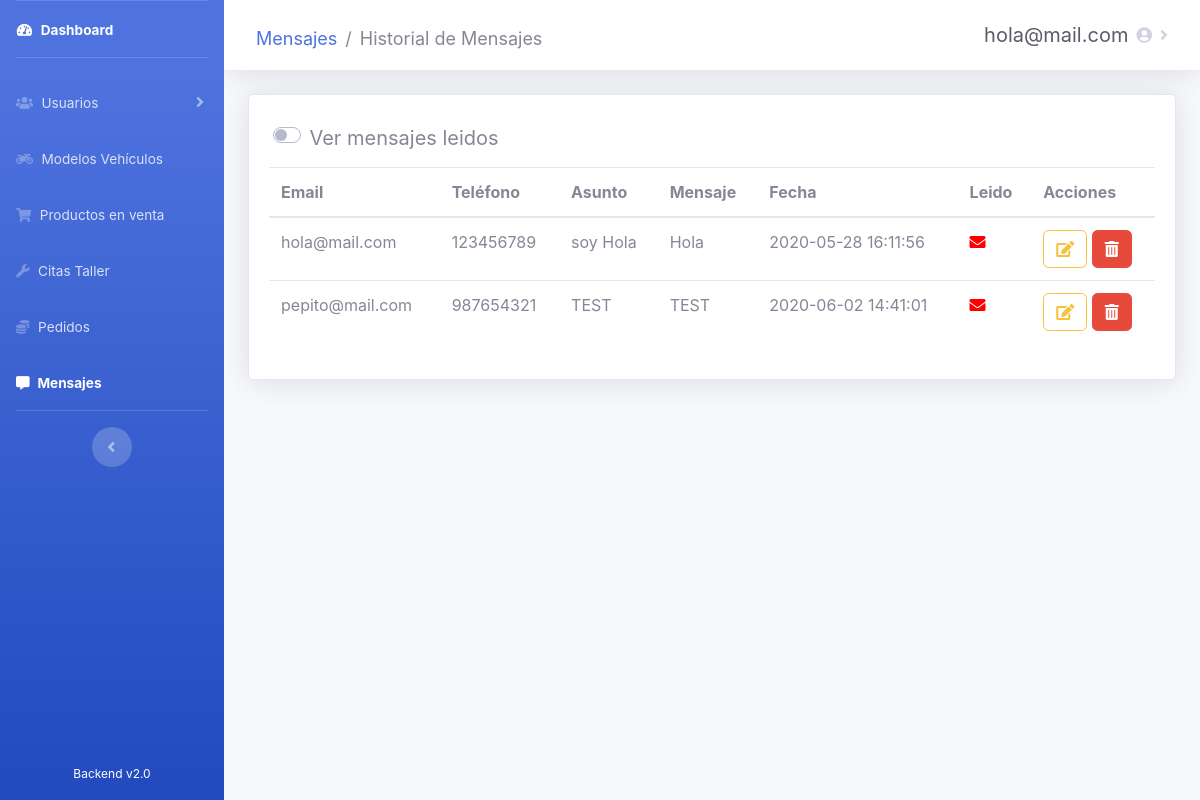
/admin/messages/mensajes.php (signed in), run on the app's committed database.
### tables this page shows
CREATE TABLE `usuarios` (
  `id_usuario` int(10) NOT NULL,
  `email` varchar(20) NOT NULL,
  `password` varchar(60) DEFAULT NULL,
  `nombre` varchar(30) DEFAULT NULL,
  `apellidos` varchar(60) DEFAULT NULL,
  `direccion` varchar(100) DEFAULT NULL,
  `localidad` varchar(30) DEFAULT NULL,
  `provincia` int(10) DEFAULT NULL,
  `cp` int(5) DEFAULT NULL,
  `telefono` int(15) DEFAULT NULL,
  `is_admin` tinyint(1) DEFAULT 0,
  `registrado` tinyint(1) DEFAULT 1
);

CREATE TABLE `mensajes` (
  `id_mensaje` int(10) NOT NULL,
  `id_usuario` int(10) NOT NULL,
  `asunto` varchar(100) NOT NULL,
  `fecha` datetime NOT NULL,
  `mensaje` varchar(250) NOT NULL,
  `leido` tinyint(1) DEFAULT 0
);

### admin/messages/mensajes.php (the view, shortened to what this page needs)
<?php
require_once('../recursos/conexionBD.php');
if (!isset($_SESSION['usuario']) and $_SESSION['estado'] != 'Autenticado') {
    header('Location: ../administrar.php');
} else {
    $usuario = $_SESSION['usuario'];
}
?>
<!DOCTYPE html>
<html lang="es">
<head>
    <link rel="stylesheet" href="https://use.fontawesome.com/releases/v5.11.2/css/all.css">
    <link href="../../css/sidebar-admin.css" rel="stylesheet">
    <link rel="stylesheet" type="text/css" href="https://cdn.datatables.net/v/bs4/dt-1.10.21/b-1.6.2/r-2.2.4/datatables.min.css" />
</head>
<body id="page-top">
    <div id="wrapper">
        <ul class="navbar-nav bg-gradient-primary sidebar sidebar-dark accordion" id="accordionSidebar">
            <div class="navbar-nav" style="height: 95%">
                <li class="nav-item active">
                    <a class="nav-link" href="../dashboard.php">
                        <i class="fas fa-fw fa-tachometer-alt"></i>
                        <span>Dashboard</span>
                    </a>
                </li>
                <hr class="sidebar-divider">
                <li class="nav-item">
                    <a class="nav-link collapsed" href="#" data-toggle="collapse" data-target="#collapse3" aria-expanded="true" aria-controls="collapse3">
                        <i class="fas fa-users"></i>
                        <span>Usuarios</span>
                    </a>
                </li>
                <li class="nav-item">
                    <a class="nav-link" href="../vehicles/vehiculos.php">
                        <i class="fas fa-motorcycle"></i>
                        <span>Modelos Vehículos</span>
                    </a>
                </li>
                <li class="nav-item">
                    <a class="nav-link" href="../products/productos.php">
                        <i class="fas fa-shopping-cart"></i>
                        <span>Productos en venta</span>
                    </a>
                </li>
                <li class="nav-item">
                    <a class="nav-link" href="../tasks/citas.php">
                        <i class="fas fa-wrench"></i>
                        <span>Citas Taller</span>
                    </a>
                </li>
                <li class="nav-item">
                    <a class="nav-link" href="../sales/pedidos.php">
                        <i class="fas fa-coins"></i>
                        <span>Pedidos</span>
                    </a>
                </li>
                <li class="nav-item active">
                    <a class="nav-link" href="#">
                        <i class="fas fa-comment-alt"></i>
                        <span>Mensajes</span>
                    </a>
                </li>
                <hr class="sidebar-divider d-none d-md-block">
                <div class="text-center d-none d-md-inline">
                    <button class="rounded-circle border-0" id="sidebarToggle"></button>
                </div>
            </div>
            <div class="text-center">
                <div class="container">
                    <span style="color: white; font-size: 12px">Backend v2.0</span>
                </div>
            </div>
        </ul>
        <div id="content-wrapper" class="d-flex flex-column">
            <div id="content" style="max-height: 100%">
                <nav class="navbar navbar-expand navbar-light bg-white topbar mb-4 static-top shadow">
                    <nav aria-label="breadcrumb">
                        <ol class="breadcrumb">
                            <li class="breadcrumb-item"><a href="#"> Mensajes</a></li>
                            <li class="breadcrumb-item active" aria-current="page">Historial de Mensajes</li>
                        </ol>
                    </nav>
                    <ul class="navbar-nav ml-auto">
                        <li class="nav-item dropdown">
                            <a class="nav-link dropdown-toggle" href="#" id="usuarioDropdown" role="button" data-toggle="dropdown" aria-haspopup="true" aria-expanded="false">
                                <span class="mr-2 d-none d-lg-inline text-gray-800 medium" style="font-size: 20px"><?php print($usuario) ?></span>
                                <i class="fas fa-user-circle"></i>
                            </a>
                        </li>
                    </ul>
                </nav>
                <div class="container-fluid">
                    <div class="card shadow mb-4">
                        <div class="card-body">
                            <div class="custom-switch form-control-lg" style="margin-left: 0.5%; margin-bottom: 0.5%">
                                <label class="custom-control-label" for="verLeidos">Ver mensajes leidos</label>
                            </div>
                            <div class="table-responsive" id="mensajesPendientes">
                                <table class="table mensajes" cellspacing="0">
                                    <thead>
                                        <tr>
                                            <th>Email</th>
                                            <th>Teléfono</th>
                                            <th>Asunto</th>
                                            <th>Mensaje</th>
                                            <th>Fecha</th>
                                            <th>Leido</th>
                                            <th>Acciones</th>
                                        </tr>
                                    </thead>
                                    <tbody>
                                        <?php
                                        $consulta = "SELECT * FROM mensajes WHERE leido = 0";
                                        $result = mysqli_query($conexion, $consulta);
                                        while ($fila = mysqli_fetch_array($result)) { ?>
                                            <tr>
                                                <td><?php $consulta2 = "SELECT usuarios.email FROM mensajes
                                                  INNER JOIN usuarios ON mensajes.id_usuario = usuarios.id_usuario
                                                  WHERE mensajes.id_mensaje = $fila[id_mensaje]";
                                                    $result2 = mysqli_query($conexion, $consulta2);
                                                    while ($fila2 = mysqli_fetch_array($result2)) {
                                                        echo $fila2["email"];
                                                    } ?></td>
                                                <td><?php $consulta3 = "SELECT usuarios.telefono FROM mensajes
                                                  INNER JOIN usuarios ON mensajes.id_usuario = usuarios.id_usuario
                                                  WHERE mensajes.id_mensaje = $fila[id_mensaje]";
                                                    $result3 = mysqli_query($conexion, $consulta3);
                                                    while ($fila3 = mysqli_fetch_array($result3)) {
                                                        echo $fila3["telefono"];
                                                    } ?></td>
                                                <td><?php echo $fila['asunto']; ?></td>
                                                <td><?php echo $fila['mensaje']; ?></td>
                                                <td><?php echo $fila['fecha']; ?></td>
                                                <td><?php echo "<span class='fas fa-envelope' title='Sin abrir' style='color:red'></span>"; ?></td>
                                                <td>
                                                    <a class="btn btn-outline-warning noFocus" href="#" title="Cambiar estado de mensaje" onclick="cambiarEstadoMensaje('<?php echo $fila["id_mensaje"]; ?>');"><i class='fas fa-edit'></i></a>
                                                    <a class="btn btn-danger noFocus" href="#" title="Borrar mensaje" style="cursor: pointer" onclick="borrarMensaje('<?php echo $fila["id_mensaje"]; ?>');"><i class="fas fa-trash-alt" style="color: white"></i></a>
                                                </td>
                                            </tr>
                                        <?php }; ?>
                                    </tbody>
                                </table>
                            </div>
                        </div>
                    </div>
                </div>
            </div>
        </div>
    </div>
</body>
</html>

### data on the page
mensajes: asunto "soy Hola", mensaje "Hola", fecha "2020-05-28 16:11:56"
usuarios: email "hola@mail.com", telefono "123456789"
mensajes: asunto "TEST", mensaje "TEST", fecha "2020-06-02 14:41:01"
usuarios: email "pepito@mail.com", telefono "987654321"

### other printed values
$usuario "hola@mail.com"
